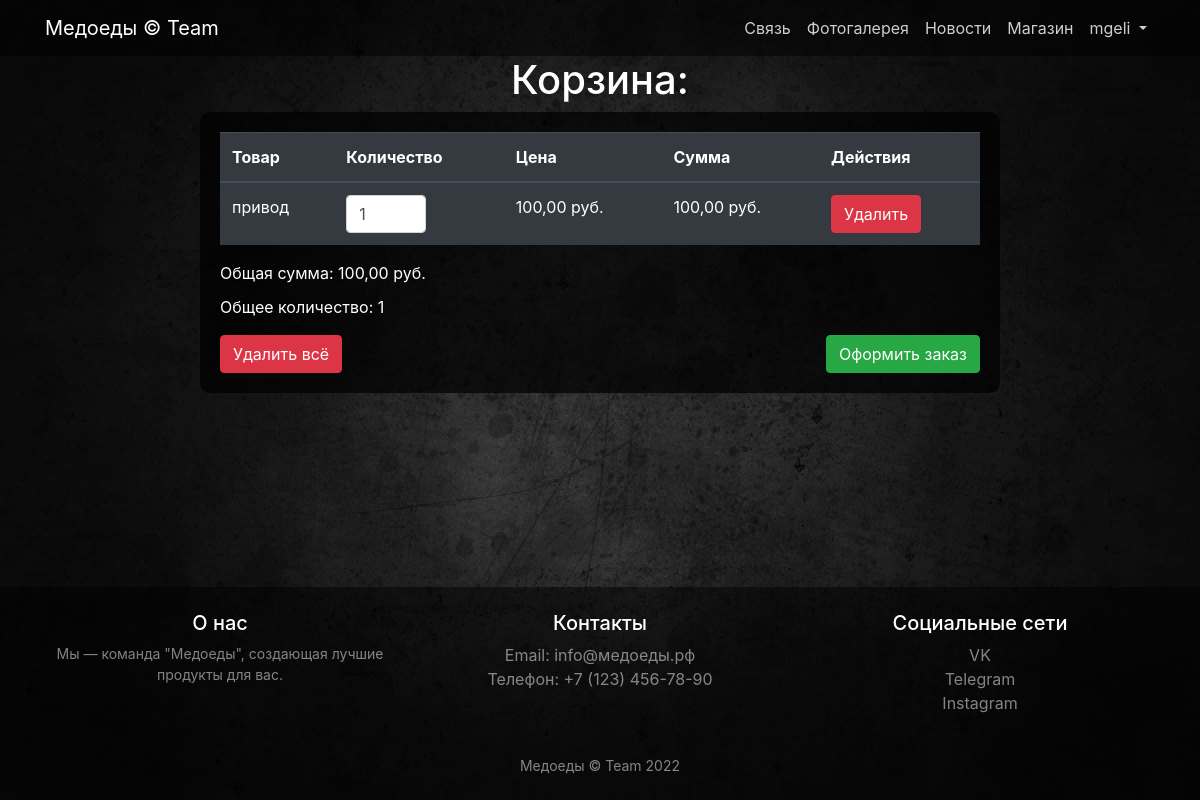
/store/basket/ (signed in), run on the app's committed database.
### users/models.py (models this page shows)
class User(AbstractUser):
    image = models.ImageField(upload_to='users_images', null=True, blank=True)

### store/models.py (models this page shows, shortened)
class Basket(models.Model):
    user = models.ForeignKey(to=User, on_delete=models.CASCADE)
    product = models.ForeignKey(to=Product, on_delete=models.CASCADE)
    quantity = models.PositiveIntegerField(default=0)
    created_timestamp = models.DateTimeField(auto_now_add=True)
    objects = BasketQuerySet.as_manager()
    def sum(self):
        return self.product.price * self.quantity

class Product(models.Model):
    name = models.CharField(max_length=120)
    description = models.TextField()
    price = models.DecimalField(max_digits=10, decimal_places=2)
    quantity = models.PositiveIntegerField(default=0)
    image = models.ImageField(upload_to='products_images', blank=True)  # Основное изображение
    category = models.ForeignKey(to=ProductCategory, on_delete=models.PROTECT)

### store/views.py (the view, shortened to what this page needs)
# urls.py: path('basket/', views.basket_view, name='basket'),
@login_required
def basket_view(request):
    baskets = Basket.objects.filter(user=request.user)
    total_sum = baskets.total_sum()
    total_quantity = baskets.total_quantity()
    context = {
        'baskets': baskets,
        'total_sum': total_sum,
        'total_quantity': total_quantity,
        'title': 'Корзина'
    }
    return render(request, 'store/basket.html', context)

### store/models.py (called while the page is built)
    def total_sum(self):
        return sum(basket.sum() for basket in self)

    def total_quantity(self):
        return sum(basket.quantity for basket in self)

### store/templates/store/basket.html (shortened to what this page needs)
{% extends 'store/item.html' %}
{% block content %}
<h1 class="text-white text-center">Корзина:</h1>
{% if baskets %}
    <div class="container d-flex justify-content-center">
        <div class="order-summary" style="background-color: rgba(0, 0, 0, 0.7); padding: 20px; border-radius: 10px; width: 80%; max-width: 800px;">
            <form method="post">
                <table class="table table-dark table-hover">
                    <thead>
                        <tr>
                            <th>Товар</th>
                            <th>Количество</th>
                            <th>Цена</th>
                            <th>Сумма</th>
                            <th>Действия</th>
                        </tr>
                    </thead>
                    <tbody>
                        {% for basket in baskets %}
                            <tr data-product-id="{{ basket.product.id }}" style="cursor: pointer;">
                                <td>{{ basket.product.name }}</td>
                                <td>
                                    <input type="number" name="quantity_{{ basket.id }}" value="{{ basket.quantity }}" min="1" class="form-control" style="width: 80px;">
                                </td>
                                <td>{{ basket.product.price }} руб.</td>
                                <td>{{ basket.sum }} руб.</td>
                                <td>
                                    <a href="{% url 'store:basket_remove' basket.id %}" class="btn btn-danger btn-smonclick" onclick="return confirm('Вы уверены, что хотите удалить товар из корзины?');">Удалить</a>
                                </td>
                            </tr>
                        {% endfor %}
                    </tbody>
                </table>
                <div class="text-white">
                    <p>Общая сумма: {{ total_sum }} руб.</p>
                    <p>Общее количество: {{ total_quantity }}</p>
                </div>
                <div class="d-flex justify-content-between mt-3">
                    <a href="{% url 'store:basket_clear' %}" class="btn btn-danger" onclick="return confirm('Вы уверены, что хотите удалить все товары из корзины?');">Удалить всё</a>
                    <a href="{% url 'store:checkout' %}" class="btn btn-success">Оформить заказ</a>
                </div>
            </form>
        </div>
    </div>
{% else %}
    <p class="text-center text-white">Ваша корзина пуста.</p>
    <div class="text-center">
                    <a class="nav-link" href="{% url 'store:index' %}">Перейти в магазин <i class="fas fa-shopping-bag"></i></a>
                </div>
{% endif %}
{% endblock %}

### store/templates/store/base.html (shortened to what this page needs)
{% load static %}
<!DOCTYPE html>
<html lang="en">
<head>
    <link href="{% static 'bootstrap/css/bootstrap.min.css' %}" rel="stylesheet">
    {% block css %} {% endblock %}
</head>
<body>
<nav class="navbar navbar-expand-lg navbar-dark bg-dark fixed-top">
    <div class="container d-flex align-items-center">
        <a class="navbar-brand" href="{% url 'index' %}">Медоеды &copy; Team</a>
        <div class="collapse navbar-collapse" id="navbarResponsive">
            <ul class="navbar-nav ml-auto d-flex align-items-center">
                <li class="nav-item">
                    <a class="nav-link" href="{% url 'contact' %}">Связь </a>
                </li>
                <li class="nav-item">
                    <a class="nav-link" href="{% url 'gallery' %}">Фотогалерея </a>
                </li>
                <li class="nav-item">
                    <a class="nav-link" href="{% url 'news:events' %}">Новости </a>
                </li>
                <li class="nav-item">
                    <a class="nav-link" href="{% url 'store:index' %}">Магазин </a>
                </li>
                {% if user.is_authenticated %}
                    <li class="nav-item dropdown">
                        <a class="nav-link dropdown-toggle" href="#" id="navbarDropdown" role="button"
                           data-bs-toggle="dropdown" aria-expanded="false">{{user.username}}
                        </a>
                    </li>
                {% else %}
                    <li class="nav-item">
                        <a class="nav-link" href="{% url 'users:login' %}">Войти <i class="fas fa-sign-in-alt"></i></a>
                    </li>
                {% endif %}
            </ul>
        </div>
    </div>
</nav>
{% block content %} {% endblock %}
{% block footer %} {% endblock %}
</body>
</html>

### static/css/productdetail.css (style rules this page uses)
body { background: url("../img/walper.jpg") no-repeat center top fixed; background-size: cover; padding-top: 56px; }
p { font-size: 16px; margin-bottom: 10px; }

### store/templates/store/base.html (style rules this page uses)
.navbar { background-color: rgba(0, 0, 0, 0.5) !important; }
.navbar-dark .navbar-nav .nav-link { color: rgba(255, 255, 255, 0.8); }

### data on the page
User: username "mgeli"
Basket: product.name "привод", quantity "1", product.price "100,00", sum "100,00"

### other printed values
{{ total_sum }} "100,00"
{{ total_quantity }} "1"
